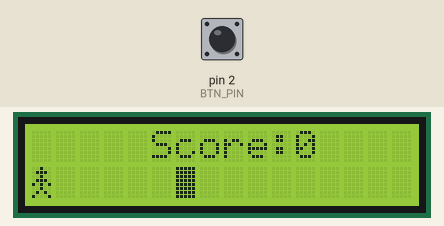
Recording of a sketch running on a simulated Arduino Uno, built with avr-gcc and run on an emulated ATmega328P. On the bench: 16×2 character LCD. The inputs (shaded band) are chosen by the test bench; at power-on: pin 2 (BTN_PIN) HIGH. Random numbers use the default seed unless the sketch sets one.

Above: at 2.5 s.
2.6 s: pin 2 (BTN_PIN) pulled LOW for 3.2 s
At 2.98 s:
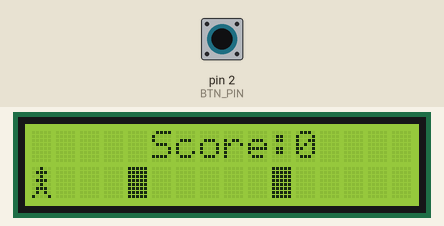
6.4 s: pin 2 (BTN_PIN) pulled LOW for 0.15 s
At 6.98 s:
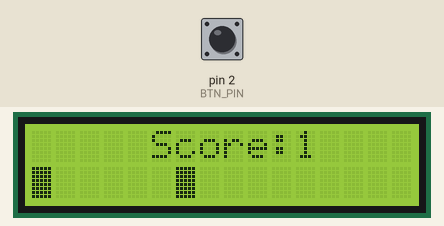
7.1 s: pin 2 (BTN_PIN) pulsed LOW 5 times (0.12 s each, 0.3 s apart)
At 8.73 s:
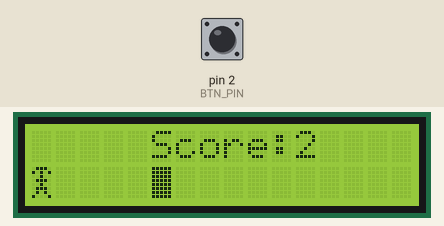
10.1 s: pin 2 (BTN_PIN) pulled LOW for 1 s
At 10.73 s:
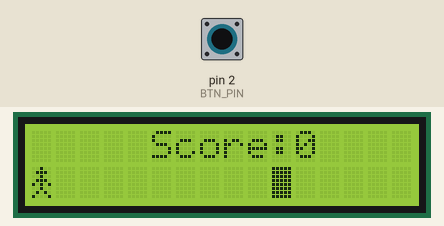
11.7 s: pin 2 (BTN_PIN) pulled LOW for 0.15 s
At 12.23 s:
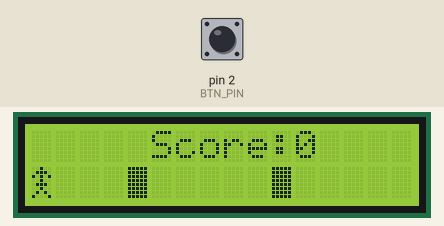
12.4 s: pin 2 (BTN_PIN) pulsed LOW 5 times (0.12 s each, 0.3 s apart)
At 13.98 s:
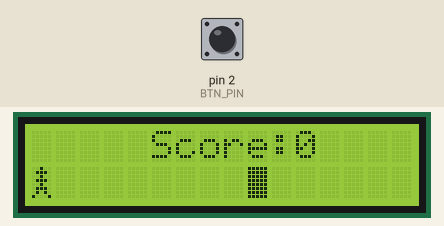

Measured:
- after the input at 10.1 s, the display: first changes after 0.22 s (image 4 shows a later state)

The sketch:

jumpman.ino
```cpp
#include <Wire.h>
#include <LiquidCrystal_I2C.h>

// Adjust address if needed (commonly 0x27 or 0x3F)
LiquidCrystal_I2C lcd(0x27, 16, 2);

const int VISIBLE_COLS = 12;
const int ROWS = 6;

const int HUD_ROW = 0;
const int GROUND_ROW = ROWS - 1;
const int PLAYER_COL = 0;
const int BTN_PIN = 2;

unsigned long score = 0;
bool gameOver = false;

struct Obstacle {
  int x;
  int y;
  bool counted;
};
const int MAX_OBS = 3;
Obstacle obs[MAX_OBS];

unsigned long lastFrame = 0;
const unsigned long FRAME_MS = 250;

// --- Jump sequence with glyphs ---
struct JumpStep {
  int row;
  byte glyph;
};
JumpStep jumpSequence[6] = {
  {GROUND_ROW, 0},        // standing
  {GROUND_ROW-1, 2},      // take-off
  {GROUND_ROW-2, 3},      // mid-air
  {GROUND_ROW-2, 4},      // peak
  {GROUND_ROW-1, 3},      // mid-air descent
  {GROUND_ROW, 0}         // back to standing
};
int jumpIndex = -1;
int lastPlayerRow = GROUND_ROW;

void spawnObstacles() {
  int spacing[MAX_OBS] = {0, VISIBLE_COLS/2, VISIBLE_COLS};
  for (int i = 0; i < MAX_OBS; i++) {
    obs[i].x = VISIBLE_COLS - 1 + spacing[i];
    obs[i].y = GROUND_ROW;
    obs[i].counted = false;
  }
}

void clearPlayfield() {
  for (int r = 1; r <= GROUND_ROW; r++) {
    lcd.setCursor(0, r);
    for (int c = 0; c < VISIBLE_COLS; c++) lcd.print(" ");
  }
}

void drawPlayer() {
  lcd.setCursor(PLAYER_COL, lastPlayerRow);
  lcd.print(" ");
  int py = (jumpIndex >= 0) ? jumpSequence[jumpIndex].row : GROUND_ROW;
  byte glyph = (jumpIndex >= 0) ? jumpSequence[jumpIndex].glyph : 0;
  lcd.setCursor(PLAYER_COL, py);
  lcd.write(glyph);
  lastPlayerRow = py;
}

void drawObstacles() {
  for (int i = 0; i < MAX_OBS; i++) {
    if (obs[i].x >= 0 && obs[i].x < VISIBLE_COLS) {
      lcd.setCursor(obs[i].x, obs[i].y);
      lcd.write(byte(1));
    }
  }
}

void updateObstacles() {
  for (int i = 0; i < MAX_OBS; i++) {
    obs[i].x--;
    if (obs[i].x < -1) {
      obs[i].x = VISIBLE_COLS - 1 + random(4, 10);
      obs[i].y = GROUND_ROW;
      obs[i].counted = false;
    }
    if (!obs[i].counted && obs[i].x == PLAYER_COL) {
      score++;
      obs[i].counted = true;
    }
  }
}

bool checkCollision() {
  int py = (jumpIndex >= 0) ? jumpSequence[jumpIndex].row : GROUND_ROW;
  for (int i = 0; i < MAX_OBS; i++) {
    if (obs[i].x == PLAYER_COL && obs[i].y == py) return true;
  }
  return false;
}

void drawHUD() {
  int hudCol = VISIBLE_COLS - 7;
  lcd.setCursor(hudCol, HUD_ROW);
  lcd.print("Score:");
  lcd.print(score);
}

void resetGame() {
  gameOver = false;
  score = 0;
  jumpIndex = -1;
  lastPlayerRow = GROUND_ROW;
  spawnObstacles();
  lcd.clear();
}

void setup() {
  randomSeed(analogRead(A0));
  pinMode(BTN_PIN, INPUT_PULLUP);

  lcd.init();
  lcd.backlight();

  // Glyphs
  byte PLAYER_CHAR[8] = {
    B00100,B01110,B00100,B01110,B10101,B00100,B01010,B10001
  };
  byte OBSTACLE_CHAR[8] = {
    B11111,B11111,B11111,B11111,B11111,B11111,B11111,B11111
  };
  byte TAKEOFF_CHAR[8] = {
    B00100,B01110,B00100,B01110,B00100,B01110,B01010,B10001
  };
  byte MIDAIR_CHAR[8] = {
    B00100,B01110,B10101,B00100,B01110,B00100,B01010,B10001
  };
  byte PEAK_CHAR[8] = {
    B01110,B10101,B00100,B01110,B00100,B01110,B01010,B10001
  };

  lcd.createChar(0, PLAYER_CHAR); // standing
  lcd.createChar(1, OBSTACLE_CHAR);
  lcd.createChar(2, TAKEOFF_CHAR);
  lcd.createChar(3, MIDAIR_CHAR);
  lcd.createChar(4, PEAK_CHAR);

  resetGame();
  lcd.setCursor(0,1);
  lcd.print("Jump with BTN");
  delay(1200);
  lcd.clear();
}

void loop() {
  static bool prevBtn = HIGH;
  bool btn = digitalRead(BTN_PIN);
  if (btn == LOW && prevBtn == HIGH && !gameOver && jumpIndex < 0) {
    jumpIndex = 0; // start jump
  }
  prevBtn = btn;

  unsigned long now = millis();
  if (now - lastFrame >= FRAME_MS) {
    lastFrame = now;

    if (!gameOver) {
      if (jumpIndex >= 0) {
        jumpIndex++;
        if (jumpIndex >= 6) jumpIndex = -1; // end jump
      }

      updateObstacles();

      clearPlayfield();
      drawHUD();
      drawPlayer();
      drawObstacles();

      if (checkCollision()) {
        gameOver = true;
        lcd.setCursor(0,2);
        lcd.print("Game Over");
        lcd.setCursor(0,3);
        lcd.print("Score:");
        lcd.print(score);
      }
    } else {
      if (digitalRead(BTN_PIN) == LOW) {
        resetGame();
      }
    }
  }
}
```
